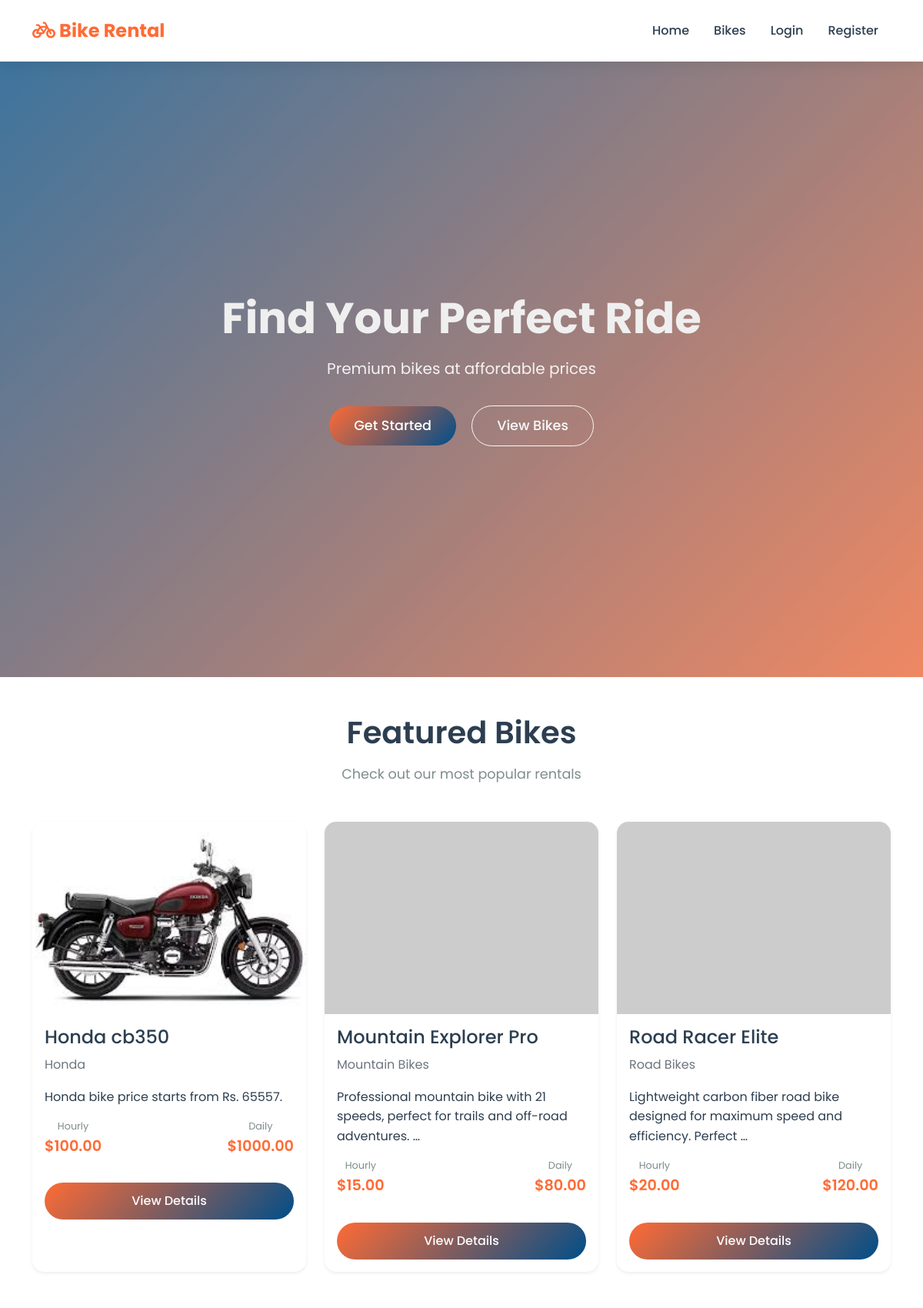
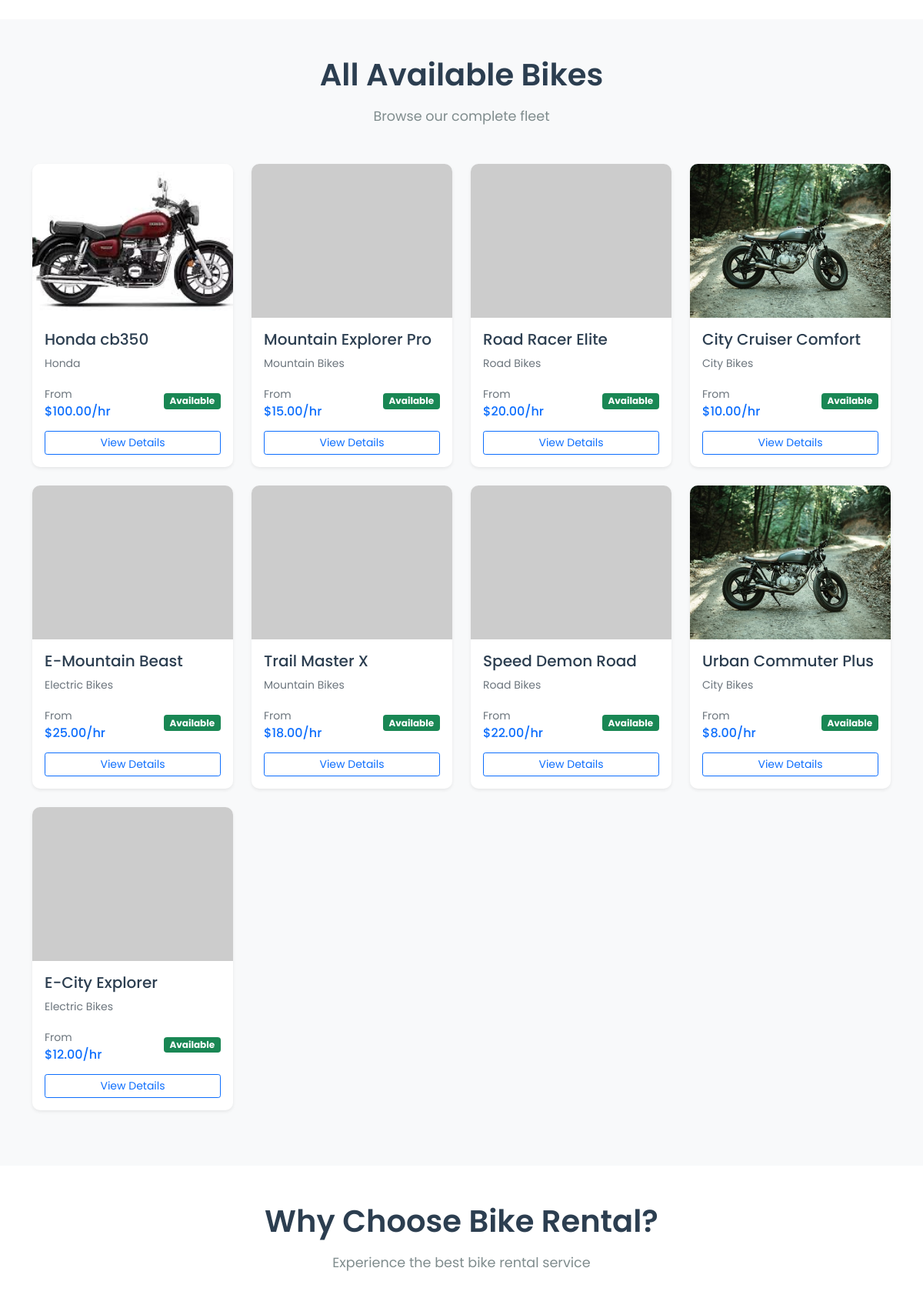
The page / (upper part) on the database its author committed (2 pictures, top to bottom).
### core/models.py (models this page shows, shortened)
class Bike(models.Model):
    name = models.CharField(max_length=200)
    category = models.ForeignKey(BikeCategory, on_delete=models.CASCADE, related_name='bikes')
    description = models.TextField()
    price_per_hour = models.DecimalField(max_digits=10, decimal_places=2)
    price_per_day = models.DecimalField(max_digits=10, decimal_places=2)
    is_available = models.BooleanField(default=True)
    image = models.ImageField(upload_to='bikes/')
    created_at = models.DateTimeField(auto_now_add=True)

class BikeCategory(models.Model):
    name = models.CharField(max_length=100)
    slug = models.SlugField(unique=True)
    image = models.ImageField(upload_to='categories/')

### core/views.py (the view)
# urls.py: 2. Add a URL to urlpatterns:  path('', views.home, name='home')
def home(request):
    available_bikes = Bike.objects.filter(is_available=True)
    featured_bikes = available_bikes[:3]  # Get first 3 bikes for hero section
    context = {
        'available_bikes': available_bikes,
        'featured_bikes': featured_bikes
    }
    return render(request, 'core/index.html', context)

### core/templates/core/index.html (shortened to what this page needs)
{% extends 'core/base.html' %}
{% block content %}
<section class="hero-section">
    <div class="hero-overlay"></div>
    <div class="container text-center">
        <h1 class="hero-title">Find Your Perfect Ride</h1>
        <p class="hero-subtitle">Premium bikes at affordable prices</p>
        <div class="hero-buttons">
            {% if not user.is_authenticated %}
                <a href="{% url 'register' %}" class="btn btn-hero btn-primary">Get Started</a>
            {% endif %}
            <a href="#bikes" class="btn btn-hero btn-outline-light">View Bikes</a>
        </div>
    </div>
</section>
<section class="featured-section py-5">
    <div class="container">
        <div class="text-center mb-5">
            <h2 class="section-title">Featured Bikes</h2>
            <p class="section-subtitle">Check out our most popular rentals</p>
        </div>
        <div class="row">
            {% for bike in featured_bikes %}
            <div class="col-lg-4 col-md-6 mb-4">
                <div class="featured-card card h-100 border-0 shadow-sm">
                    {% if bike.image %}
                        <img src="{{ bike.image.url }}" class="featured-card-img" alt="{{ bike.name }}">
                    {% else %}
                        <img src="https://picsum.photos/seed/bike{{ bike.pk }}/400/300" class="featured-card-img" alt="{{ bike.name }}">
                    {% endif %}
                    <div class="card-body">
                        <h4 class="card-title">{{ bike.name }}</h4>
                        <p class="text-muted">{{ bike.category.name }}</p>
                        <p class="card-text">{{ bike.description|truncatewords:12 }}</p>
                        <div class="price-row">
                            <div class="price-item">
                                <span class="price-label">Hourly</span>
                                <span class="price-value">${{ bike.price_per_hour }}</span>
                            </div>
                            <div class="price-item">
                                <span class="price-label">Daily</span>
                                <span class="price-value">${{ bike.price_per_day }}</span>
                            </div>
                        </div>
                        <a href="{% url 'bike_detail' bike.pk %}" class="btn btn-primary w-100 mt-3">
                            View Details
                        </a>
                    </div>
                </div>
            </div>
            {% empty %}
            <div class="col-12 text-center">
                <p>No featured bikes available yet.</p>
            </div>
            {% endfor %}
        </div>
    </div>
</section>
<section id="bikes" class="all-bikes-section py-5 bg-light">
    <div class="container">
        <div class="text-center mb-5">
            <h2 class="section-title">All Available Bikes</h2>
            <p class="section-subtitle">Browse our complete fleet</p>
        </div>
        <div class="row">
            {% for bike in available_bikes %}
            <div class="col-lg-3 col-md-6 mb-4">
                <div class="bike-card card h-100 border-0 shadow-sm">
                    {% if bike.image %}
                        <img src="{{ bike.image.url }}" class="bike-card-img" alt="{{ bike.name }}">
                    {% else %}
                        <img src="https://picsum.photos/seed/bike{{ bike.pk }}/300/200" class="bike-card-img" alt="{{ bike.name }}">
                    {% endif %}
                    <div class="card-body">
                        <h5 class="card-title">{{ bike.name }}</h5>
                        <p class="text-muted small">{{ bike.category.name }}</p>
                        <div class="d-flex justify-content-between align-items-center mb-3">
                            <div>
                                <small class="text-muted">From</small>
                                <h6 class="mb-0 text-primary">${{ bike.price_per_hour }}/hr</h6>
                            </div>
                            {% if bike.is_available %}
                                <span class="badge bg-success">Available</span>
                            {% else %}
                                <span class="badge bg-danger">Booked</span>
                            {% endif %}
                        </div>
                        <a href="{% url 'bike_detail' bike.pk %}" class="btn btn-sm btn-outline-primary w-100">
                            View Details
                        </a>
                    </div>
                </div>
            </div>
            {% endfor %}
        </div>
    </div>
</section>
<section class="features-section py-5">
    <div class="container">
        <div class="text-center mb-5">
            <h2 class="section-title">Why Choose Bike Rental?</h2>
            <p class="section-subtitle">Experience the best bike rental service</p>
        </div>
    </div>
</section>
{% endblock %}

### core/templates/core/base.html (shortened to what this page needs)
<!DOCTYPE html>
<html lang="en">
<head>
    <link href="https://cdn.jsdelivr.net/npm/bootstrap@5.1.3/dist/css/bootstrap.min.css" rel="stylesheet">
    <link rel="stylesheet" href="https://cdnjs.cloudflare.com/ajax/libs/font-awesome/6.0.0/css/all.min.css">
</head>
<body>
    <nav class="navbar navbar-expand-lg fixed-top">
        <div class="container">
            <a class="navbar-brand" href="{% url 'home' %}">
                <i class="fas fa-bicycle"></i> Bike Rental
            </a>
            <div class="collapse navbar-collapse" id="navbarNav">
                <ul class="navbar-nav ms-auto">
                    <li class="nav-item">
                        <a class="nav-link" href="{% url 'home' %}">Home</a>
                    </li>
                    <li class="nav-item">
                        <a class="nav-link" href="#bikes">Bikes</a>
                    </li>
                    {% if user.is_authenticated %}
                        <li class="nav-item">
                            <a class="nav-link" href="{% url 'user_dashboard' %}">Dashboard</a>
                        </li>
                        <li class="nav-item">
                            <a class="nav-link" href="{% url 'logout' %}">Logout</a>
                        </li>
                    {% else %}
                        <li class="nav-item">
                            <a class="nav-link" href="{% url 'login' %}">Login</a>
                        </li>
                        <li class="nav-item">
                            <a class="nav-link" href="{% url 'register' %}">Register</a>
                        </li>
                    {% endif %}
                </ul>
            </div>
        </div>
    </nav>
    <main style="padding-top: 80px;">
        {% block content %}
        {% endblock %}
    </main>
</body>
</html>

### core/templates/core/base.html (style rules this page uses)
:root { --primary-color: #FF6B35; --secondary-color: #004E89; --accent-color: #FFD23F; --text-dark: #2C3E50; --text-light: #7F8C8D; --bg-light: #F8F9FA; }
* { margin: 0; padding: 0; box-sizing: border-box; }
body { font-family: 'Poppins', sans-serif; color: var(--text-dark); line-height: 1.6; }
.navbar { background: rgba(255, 255, 255, 0.95) !important; backdrop-filter: blur(10px); box-shadow: 0 2px 20px rgba(0,0,0,0.1); padding: 1rem 0; transition: all 0.3s ease; }
.navbar-brand { font-weight: 700; font-size: 1.5rem; color: var(--primary-color) !important; }
.navbar-nav .nav-link { color: var(--text-dark) !important; font-weight: 500; margin: 0 0.5rem; transition: color 0.3s ease; }
.hero-section { height: 100vh; background: linear-gradient(135deg, var(--secondary-color), var(--primary-color)); display: flex; align-items: center; justify-content: center; position: relative; overflow: hidden; }
.hero-overlay { position: absolute; top: 0; left: 0; right: 0; bottom: 0; background: url('https://picsum.photos/seed/bikehero/1920/1080') center/cover; opacity: 0.3; }
.hero-title { font-size: 3.5rem; font-weight: 700; color: white; margin-bottom: 1rem; animation: fadeInUp 1s ease; }
.hero-subtitle { font-size: 1.25rem; color: rgba(255,255,255,0.9); margin-bottom: 2rem; animation: fadeInUp 1s ease 0.2s; }
.hero-buttons { animation: fadeInUp 1s ease 0.4s; }
.btn-hero { padding: 0.75rem 2rem; font-size: 1.1rem; font-weight: 500; border-radius: 50px; margin: 0 0.5rem; transition: all 0.3s ease; }
.section-title { font-size: 2.5rem; font-weight: 600; color: var(--text-dark); margin-bottom: 1rem; }
.section-subtitle { font-size: 1.1rem; color: var(--text-light); margin-bottom: 3rem; }
.featured-card { border-radius: 15px; overflow: hidden; transition: all 0.3s ease; }
.featured-card-img { height: 250px; object-fit: cover; width: 100%; }
.price-row { display: flex; justify-content: space-between; margin: 1rem 0; }
.price-item { text-align: center; }
.price-label { display: block; font-size: 0.8rem; color: var(--text-light); }
.price-value { display: block; font-size: 1.2rem; font-weight: 600; color: var(--primary-color); }
.bike-card { border-radius: 10px; overflow: hidden; transition: all 0.3s ease; }
.bike-card-img { height: 200px; object-fit: cover; width: 100%; }
.btn-primary { background: linear-gradient(135deg, var(--primary-color), var(--secondary-color)); border: none; border-radius: 50px; padding: 0.75rem 2rem; font-weight: 500; transition: all 0.3s ease; }

### rows shown on the page
Bike: image (picture), name "Honda cb350", category.name "Honda", description "Honda bike price starts from Rs. 65557.", price_per_hour "100.00", price_per_day "1000.00", is_available "Available"
Bike: name "Mountain Explorer Pro", category.name "Mountain Bikes", description "Professional mountain bike with 21 speeds, perfect for trails and off-road adventures. …", price_per_hour "15.00", price_per_day "80.00", is_available "Available"
Bike: name "Road Racer Elite", category.name "Road Bikes", description "Lightweight carbon fiber road bike designed for maximum speed and efficiency. Perfect …", price_per_hour "20.00", price_per_day "120.00", is_available "Available"
Bike: image (picture), name "City Cruiser Comfort", category.name "City Bikes", price_per_hour "10.00", is_available "Available"
Bike: name "E-Mountain Beast", category.name "Electric Bikes", price_per_hour "25.00", is_available "Available"
Bike: name "Trail Master X", category.name "Mountain Bikes", price_per_hour "18.00", is_available "Available"
Bike: name "Speed Demon Road", category.name "Road Bikes", price_per_hour "22.00", is_available "Available"
Bike: image (picture), name "Urban Commuter Plus", category.name "City Bikes", price_per_hour "8.00", is_available "Available"
Bike: name "E-City Explorer", category.name "Electric Bikes", price_per_hour "12.00", is_available "Available"
